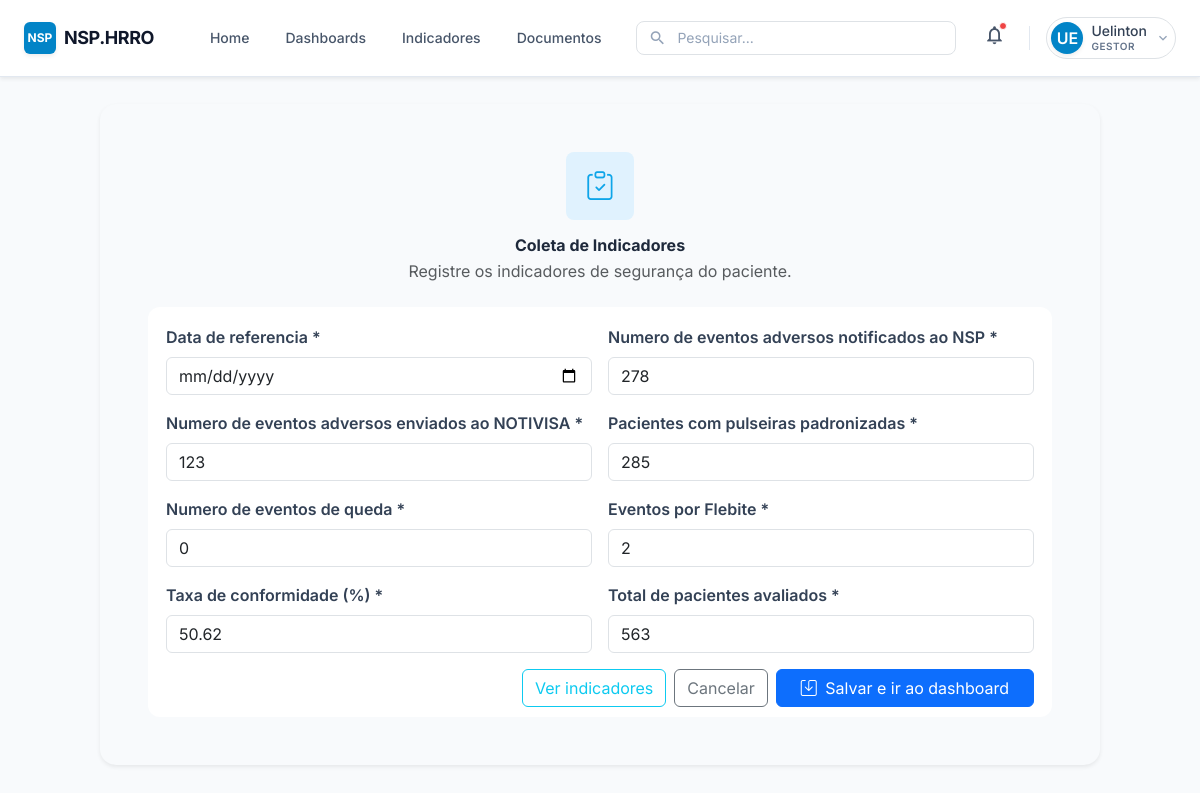
Page /coleta/5/ (signed in) on the committed database.
### core/models.py (models this page shows, shortened)
class MetricEntry(models.Model):
    referencia = models.DateField(default=timezone.now)
    total_ea_nsp = models.PositiveIntegerField()
    total_ea_notivisa = models.PositiveIntegerField()
    total_pulseiras = models.PositiveIntegerField()
    total_ea_queda = models.PositiveIntegerField()
    total_ea_flebite = models.PositiveIntegerField()
    taxa_conformidade = models.DecimalField(max_digits=5, decimal_places=2)
    total_pacientes = models.PositiveIntegerField()
    created_at = models.DateTimeField(auto_now_add=True)
    class Meta:
        ordering = ["-created_at"]

### core/views.py (the view)
# urls.py: path("coleta/", coleta, name="coleta"),
@login_required
def coleta(request, pk=None):
    instance = None
    if pk:
        instance = get_object_or_404(MetricEntry, pk=pk)
    if request.method == "POST":
        form = MetricEntryForm(request.POST, instance=instance)
        if form.is_valid():
            form.save()
            return redirect("indicadores")
    else:
        form = MetricEntryForm(instance=instance)
    return render(request, "nsp/coleta.html", {"form": form, "instance": instance})

### templates/nsp/coleta.html (shortened to what this page needs)
{% extends "nsp/base.html" %}
{% block content %}
<div class="container py-4">
  <div class="card border-0 shadow-sm" style="border-radius: 16px; background: #f8fafc;">
    <div class="card-body p-4 p-md-5">
      <div class="text-center mb-4">
        <div class="d-inline-flex align-items-center justify-content-center rounded-3" style="background: #e0f2fe; width: 68px; height: 68px;">
          <i class="bi bi-clipboard-check" style="font-size: 1.8rem; color: #0ea5e9;"></i>
        </div>
        <h3 class="mt-3 mb-1 fw-bold text-slate-800">Coleta de Indicadores</h3>
        <p class="text-muted mb-0">Registre os indicadores de segurança do paciente.</p>
      </div>
      <div class="card border-0" style="border-radius: 12px;">
        <div class="card-body" style="padding: 18px 18px 10px;">
          <form method="post" class="row g-3">
            {% for field in form %}
              <div class="col-md-6">
                <label class="form-label fw-semibold text-slate-700">
                  {{ field.label }}{% if field.field.required %} *{% endif %}
                </label>
                {{ field }}
              </div>
            {% endfor %}
            <div class="col-12 d-flex gap-2 justify-content-end mt-3">
              <a href="{% url 'indicadores' %}" class="btn btn-outline-info">Ver indicadores</a>
              <a href="{% url 'dashboard' %}" class="btn btn-outline-secondary">Cancelar</a>
              <button type="submit" class="btn btn-primary px-4">
                <i class="bi bi-save me-1"></i> Salvar e ir ao dashboard
              </button>
            </div>
          </form>
        </div>
      </div>
    </div>
  </div>
</div>
{% endblock %}

### templates/nsp/base.html (shortened to what this page needs)
<!DOCTYPE html>
<html lang="pt-BR">
<head>
    <script src="https://cdn.tailwindcss.com"></script>
    <link href="https://cdn.jsdelivr.net/npm/bootstrap@5.3.0/dist/css/bootstrap.min.css" rel="stylesheet">
    <link href="https://cdn.jsdelivr.net/npm/bootstrap-icons@1.11.1/font/bootstrap-icons.css" rel="stylesheet">
</head>
<body class="bg-slate-50 text-slate-800">
    {% if request.path|default:"" != "/login/" %}
    <nav class="fixed top-0 left-0 w-full bg-white border-b border-slate-200 z-50 shadow-sm">
        <div class="mx-auto max-w-7xl px-4 py-3 flex items-center justify-between">
            <div class="flex items-center gap-3">
                <div class="flex items-center gap-2 cursor-pointer" onclick="window.location.href='{% url 'home' %}'">
                    <div class="w-8 h-8 bg-sky-600 rounded-md flex items-center justify-center text-white font-bold text-xs shadow-sm">
                        NSP
                    </div>
                    <span class="text-slate-900 font-bold tracking-tight text-lg">NSP.HRRO</span>
                </div>
                <div class="hidden md:flex items-center gap-1 ml-6">
                    <a href="{% url 'home' %}" class="px-3 py-2 text-sm font-medium text-slate-600 rounded-md hover:text-sky-700 hover:bg-slate-50 transition-colors">Home</a>
                    <a href="{% url 'dashboard' %}" class="px-3 py-2 text-sm font-medium text-slate-600 rounded-md hover:text-sky-700 hover:bg-slate-50 transition-colors">Dashboards</a>
                    <a href="{% url 'coleta' %}" class="px-3 py-2 text-sm font-medium text-slate-600 rounded-md hover:text-sky-700 hover:bg-slate-50 transition-colors">Indicadores</a>
                    <a href="#" class="px-3 py-2 text-sm font-medium text-slate-600 rounded-md hover:text-sky-700 hover:bg-slate-50 transition-colors">Documentos</a>
                </div>
            </div>
            <div class="hidden md:block w-80">
                <div class="relative">
                    <span class="absolute inset-y-0 left-0 flex items-center pl-3 text-slate-400">
                        <span class="material-icons" style="font-size: 18px;">search</span>
                    </span>
                    <input type="text" placeholder="Pesquisar..." class="w-full rounded-lg border border-slate-300 pl-10 pr-4 py-1.5 text-sm placeholder-slate-400 focus:outline-none focus:ring-2 focus:ring-sky-500 focus:border-transparent transition-shadow">
                </div>
            </div>
            <div class="flex items-center gap-3 md:gap-4">
                <button class="relative p-2 text-slate-600 hover:bg-slate-100 rounded-full transition-colors">
                    <span class="material-icons" style="font-size: 22px;">notifications_none</span>
                    <span class="absolute top-1.5 right-1.5 w-2 h-2 bg-red-500 rounded-full border border-white"></span>
                </button>
                <div class="relative group">
                    <button class="flex items-center gap-2 p-1 pr-2 rounded-full hover:bg-slate-50 border border-transparent hover:border-slate-200 transition-all">
                        <div class="w-8 h-8 rounded-full shadow-sm bg-sky-600 text-white flex items-center justify-center font-semibold">
                            {{ request.user.username|default:'U'|slice:":2"|upper }}
                        </div>
                        <div class="hidden md:flex flex-col items-start">
                            <span class="text-sm font-medium text-slate-700 leading-tight">{{ request.user.username|default:'Usuário' }}</span>
                            <span class="text-[10px] text-slate-500 uppercase tracking-wider font-semibold">Gestor</span>
                        </div>
                        <span class="material-icons text-slate-400 hidden md:block" style="font-size: 16px;">expand_more</span>
                    </button>
                </div>
            </div>
        </div>
    </nav>
    {% endif %}
    {% if request.path|default:"" != "/login/" %}
    <main class="pt-20 pb-10 px-4 max-w-7xl mx-auto">
    {% else %}
    <main>
    {% endif %}
        {% block content %}{% endblock %}
    </main>
</body>
</html>

### templates/nsp/base.html (style rules this page uses)
body { font-family: 'Inter', sans-serif; }

### rows in the picture
MetricEntry: form "278" "123" "285" "0" "2" "50.62" "563"

### other values in the picture
{{ request.user.username|default:'U'|slice:":2"|upper }} "UE"
{{ request.user.username|default:'Usuário' }} "Uelinton"
{{ field.label }} "Data de referencia" "Numero de eventos adversos notificados ao NSP" "Numero de eventos adversos enviados ao NOTIVISA" "Pacientes com pulseiras padronizadas" "Numero de eventos de queda" "Eventos por Flebite" "Taxa de conformidade (%)" "Total de pacientes avaliados"
